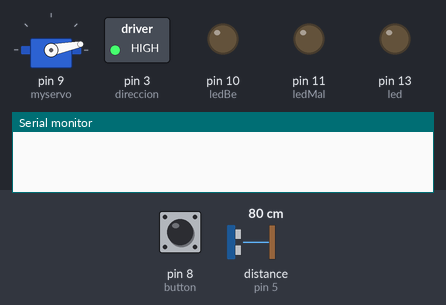
Simulated run of this sketch. Board: Arduino Uno, built with avr-gcc and run on an emulated ATmega328P. On the bench: servo, switched loads named in the sketch (green lamp = pin HIGH), output pins drawn as LEDs (lit = HIGH), the last lines printed to the serial monitor. Inputs (shaded band) come from the test bench; at power-on: pin 8 (button) HIGH, distance to the obstacle (sensor on pin 5) 80 cm. The echo pulse lasts 58.3 µs per cm; pins used as bus, display or sensor lines are not drawn.

Above: at 0.8 s.
0.9 s: pin 8 (button) pulled LOW for 0.15 s
At 1.3 s:
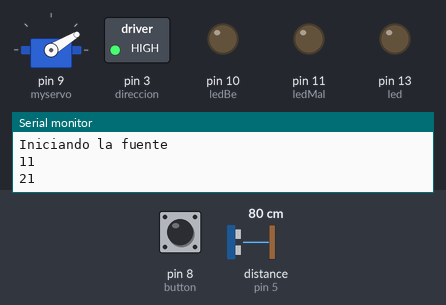
At 1.7 s:
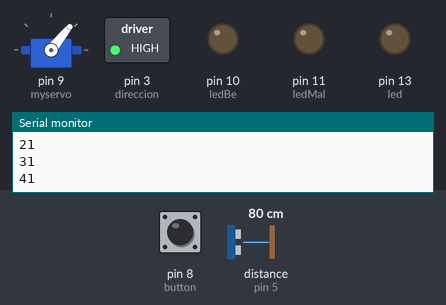
3.9 s: distance to the obstacle (sensor on pin 5) set to 2 cm
At 6.7 s:
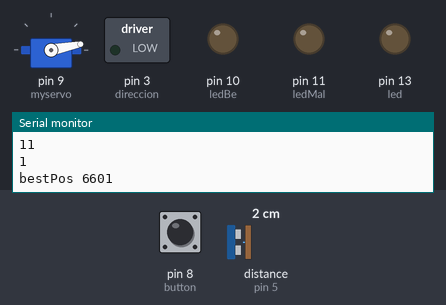
6.9 s: distance to the obstacle (sensor on pin 5) set to 4 cm
Timing chart, 0 to 15.9 s (numbered marks = the images above; inputs shaded):
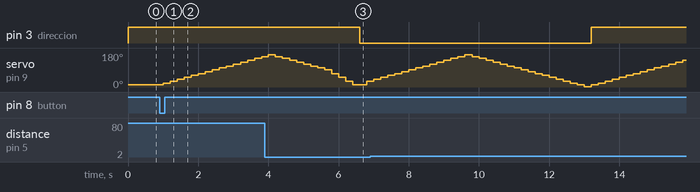

Measured:
- after the input at 0.9 s, servo on pin 9 (myservo): moves from 11° to 161° over 2.8 s, starting after 0.11 s
- after the input at 3.9 s, pin 3 (direccion): HIGH → LOW after 2.7 s

The sketch:

week_10_8_SENSOR_SERVO_OK.ino
```cpp
////SERVO+SENSOR
#include <Servo.h>
#include <CapacitiveSensor.h>

int led = 13;

Servo myservo;
int inc = 10;
int pos = 11;
int para;
int cm; //distancia sensor
int bestValue = 10000; //millor distancia sensor
int best;
const int EchoPin = 5;
const int TriggerPin = 6;

int  bestPosition;

/////MOTOR
#define VELOCIDAD 3500

int steps = 7;
int direccion = 3;
int reset = 12;
int pasos = 200;
int moviments = 3500;
int Po = 0;
int dir = 1;
int convert;
int deplacament;
int diferencia;
int i = 0;
int BState = 1;
int button = 8;


////LEDS
int  brightnessValue = 0;
int fadeAmount = 20;
int ledBe = 10;
int ledMal = 11;

////CAPACITIVE SENSOR

CapacitiveSensor cs_4_2 = CapacitiveSensor(4, 2);

// the setup routine runs once when you press reset:
void setup() {

  pinMode(led, OUTPUT);

  ///SERVO+SENSOR
  Serial.begin(9600);
  myservo.attach(9);
  myservo.write(pos);

  pinMode(TriggerPin, OUTPUT);
  pinMode(EchoPin, INPUT);

  /// MOTOR
  pinMode(steps, OUTPUT);
  pinMode(direccion, OUTPUT);
  pinMode(reset, OUTPUT);

  pinMode(button, INPUT_PULLUP);

  //Posicio inici
  digitalWrite(reset, LOW);    //Mientras reset este en LOW el motor permanecerá apagado y no sufrirá. El chip apagará todos los puertos y no leerá comandos.
  delayMicroseconds(100);
  digitalWrite(reset, HIGH);   //Cuando reset se encuentre en HIGH el motor arrancará y leerá los comandos enviados.
  digitalWrite(direccion, dir);

  while (BState == 1) { //mentre no s'apreti el botó gira 1 pas i llegeix el botó.

    digitalWrite(steps, HIGH);  // This LOW to HIGH change is what creates the
    delayMicroseconds(100);
    digitalWrite(steps, LOW); // al A4988 de avanzar una vez por cada pulso de energia.
    delayMicroseconds(VELOCIDAD * 2); // Regula la velocidad, cuanto mas bajo mas velocidad.
    BState = digitalRead(button);

  }

  /////LEDS
  pinMode(ledBe, OUTPUT); // Pin PWM para regular la base del transistor
  pinMode(ledMal, OUTPUT);


  ////CAPACITIVE SENSOR
  cs_4_2.set_CS_AutocaL_Millis(0xFFFFFFFF);

  Serial.println("Iniciando la fuente");
}

void loop() {
  Sensor();
  //Motor();
  // leds();
  // touch();
}

void Sensor() {
  if (millis() % 200 == 0) { // Cada 500ms:

    //LLEGEIX
    cm = ping(TriggerPin, EchoPin); //mira distància: renova el valor
    // Serial.println(cm);
    Serial.println(pos);


    if (pos >= 170 || pos <= 10) {//si està al final del recorregut
      inc = -inc; //inverteix la direcció
      bestPosition = best; //guarda la posició on hi ha una persona més propera de la 1/2 volta
      bestValue = 10000;
      Serial.print("bestPos ");
      Serial.println(millis());
      Motor();
    }

    //ES MOU
    pos += inc; //incrementa la posició
    //Serial.println(pos);
    // mou el servo fins la posició

    //COMPARA
    if (bestValue > cm) { //compara el valor antic amb l'actual. Si la distància actual és més propera...
      bestValue = cm; // renova la millor distància
      best = pos; // renova la posició amb la millor distància
    }

    //
    myservo.write(pos);
    // delay(1);
    delayMicroseconds(100);
  }

}


void Motor() {


  moviments = map( bestPosition, 10, 170, 0, 89); //Converteix els graus del servo a passos per l'stepper. Del rang de 160º del servo als equivalents 89 passos de 200.
  diferencia = moviments - Po; //número de passos + o -
  if (diferencia > 0) { //assigna direcció
    dir = 1;
  } if (diferencia <= 0) {
    dir = 0;
  }

  Po = moviments; //renovem posició inici

  //MOU STEPPER
  digitalWrite(direccion, dir);
  while (abs(diferencia) >= i) {
    digitalWrite(steps, HIGH);
    digitalWrite(steps, LOW);
    i++;
  }

  i = 0; //refresquem valor

  ///// RESET DEL MOTOR
  //  digitalWrite(reset, LOW);    //Mientras reset este en LOW el motor permanecerá apagado y no sufrirá. El chip apagará todos los puertos y no leerá comandos.
  //  delayMicroseconds(100);
  //  digitalWrite(reset, HIGH);   //Cuando reset se encuentre en HIGH el motor arrancará y leerá los comandos enviados.
  //  digitalWrite(direccion, dir);

}


int ping(int TriggerPin, int EchoPin) {
  long duration, distanceCm;

  digitalWrite(TriggerPin, LOW);  //para generar un pulso limpio ponemos a LOW 4us
  delayMicroseconds(4);
  digitalWrite(TriggerPin, HIGH);  //generamos Trigger (disparo) de 10us
  delayMicroseconds(10);
  digitalWrite(TriggerPin, LOW);

  duration = pulseIn(EchoPin, HIGH);  //medimos el tiempo entre pulsos, en microsegundos

  distanceCm = duration * 10 / 292 / 2;  //convertimos a distancia, en cm
  return distanceCm;
}


void leds() {
  constrain(brightnessValue, 0, 255); //limitem la intensitat de la llum

  if (micros() % 500 == 0) { //cada 1/2ms...
    brightnessValue = brightnessValue + fadeAmount; //agumentem o disminuim 20

    if (cm < 50) { //il·luminem la imatge bona
      Serial.println("good");

      analogWrite(ledBe,  brightnessValue);
      analogWrite(ledMal, 0);
      //Serial.println(fadeAmount);
    }  else if (cm > 50) {
      Serial.println("bad");
      analogWrite(ledMal,  brightnessValue);
      analogWrite(ledBe,  0);
      //Serial.println(fadeAmount);
    }
  }

  if (brightnessValue >= 255 || brightnessValue <= 0) {
    fadeAmount = -fadeAmount;
  }

}


void touch() {
  long start = millis();
  long total1 = cs_4_2.capacitiveSensor(30);

  Serial.print(millis() - start);
  Serial.print("\t");

  Serial.println(total1);

  delay(10);

  if (total1 > 600) {
    digitalWrite(ledBe, brightnessValue);
    digitalWrite(ledMal, 0);
  } else {
    digitalWrite(ledMal, brightnessValue);
    digitalWrite(ledBe, 0);
  }
}
```
